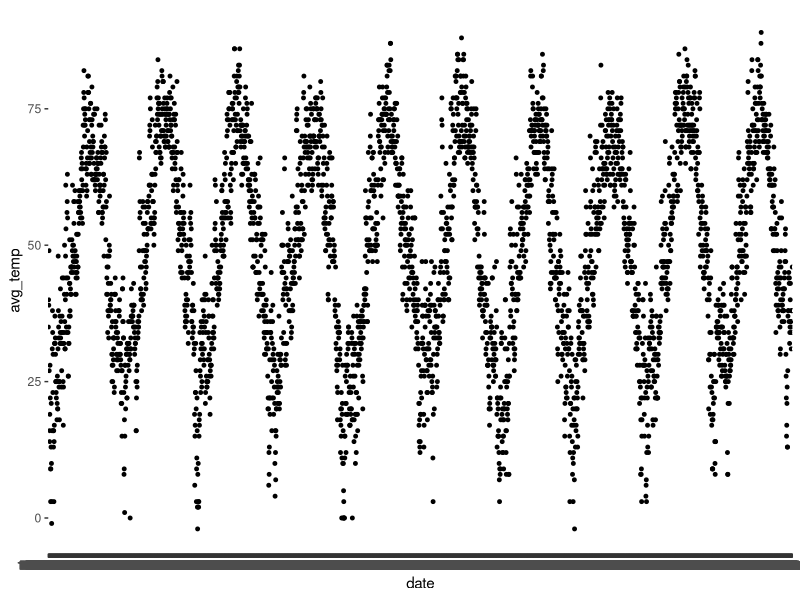

The R source for this figure:
## ---- chunk 1
#Load the data
data = read.csv("data/milwaukee_weather.csv")

nrows <- nrow(data)
ncolumns <- ncol(data)
head(data)
## ---- chunk 2
#Install ggplot2
install.packages("ggplot2")

## ---- chunk 3
library(ggplot2)

ggplot(data, aes(date, avg_temp)) + geom_point(size=1)


